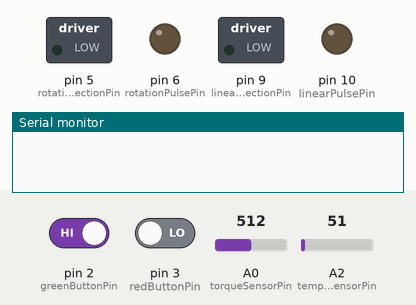
Recording of a sketch running on a simulated Arduino Uno, built with avr-gcc and run on an emulated ATmega328P. Parts: switched loads named in the sketch (green lamp = pin HIGH), output pins drawn as LEDs (lit = HIGH), the last lines printed to the serial monitor. Dashed ring = blinking. The test bench sets the inputs (shaded band); at power-on: pin 2 (greenButtonPin) HIGH, pin 3 (redButtonPin) LOW, A2 (temperatureSensorPin) = 51, A0 (torqueSensorPin) = 512.

Above: at 2.8 s.
2.9 s: pin 2 (greenButtonPin) driven LOW and pin 3 (redButtonPin) driven HIGH
At 4.7 s:
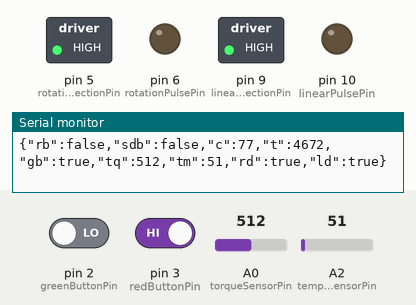
5.9 s: A2 (temperatureSensorPin) set to 95
8.9 s: A2 (temperatureSensorPin) set to 109
11.9 s: A0 (torqueSensorPin) set to 107
14.9 s: A0 (torqueSensorPin) set to 91
Timing chart, 0 to 18.9 s (numbered marks = the images above; inputs shaded):
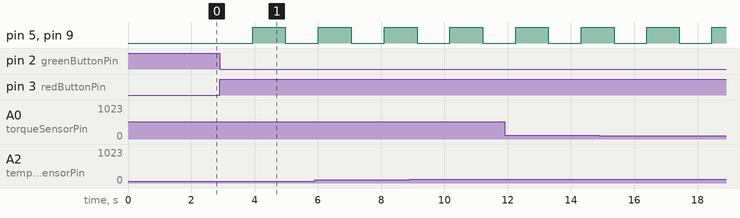

Measured:
- after the input at 2.9 s, pin 5 (rotationDirectionPin), pin 9 (linearDirectionPin): LOW → HIGH after 1.0 s, → LOW 1.0 s later

The sketch:

ArduinoFirmware.ino
```cpp
// Firmware for the Arduino Uno in the Lava Viscometer
// Fall 2023 Senior Design Project
// Michael Dodge II

#include "./RunExperiment.h"

#define greenButtonPin       2  // Digital pin for the green button
#define redButtonPin         3  // Digital pin for the red button
#define shutdownButtonPin    4  // Digital pin for the shutdown button
#define torqueSensorPin      A0 // Analog pin for the torque sensor
#define temperatureSensorPin A2 // Analog pin for the temperature sensor

#define rotationDirectionPin 5  // Digital PWM pin for the rotation motor's direction
#define rotationPulsePin     6  // Digital PWM pin for the rotation motor's motion
#define linearDirectionPin   9  // Digital PWM pin for the linear motor's direction
#define linearPulsePin       10 // Digital PWM pin for the linear motor's motion

#define rotationPulseRate 150 // Hertz
#define linearPulseRate   150 // Hertz

#define timeBetweenRotationDirectionToggles 1000 // Milliseconds
#define timeBetweenLinearDirectionToggles   1000 // Milliseconds

DynamicJsonDocument status(128);

void setup() {
  // Start serial port at given baudrate
  Serial.begin(38400);
  // Set pin modes
  pinMode(greenButtonPin, INPUT);
  pinMode(redButtonPin, INPUT);
  pinMode(shutdownButtonPin, INPUT);
  pinMode(torqueSensorPin, INPUT);
  pinMode(temperatureSensorPin, INPUT);
  pinMode(rotationDirectionPin, OUTPUT);
  pinMode(rotationPulsePin, OUTPUT);
  pinMode(linearDirectionPin, OUTPUT);
  pinMode(linearPulsePin, OUTPUT);
}

void loop() {
  if (!digitalRead(greenButtonPin)) {
    uint8_t experimentExitCode = runExperiment(
     greenButtonPin,
     redButtonPin,
     shutdownButtonPin,
     torqueSensorPin,
     temperatureSensorPin,
     rotationPulseRate,
     linearPulseRate,
     timeBetweenRotationDirectionToggles,
     timeBetweenLinearDirectionToggles,
     rotationDirectionPin,
     rotationPulsePin,
     linearDirectionPin,
     linearPulsePin
    );
    switch (experimentExitCode) {
      case 0: // red button
        break;
      case 1: // shutdown button
        while(true) {
          status["msg"] = "Shutdown pending.";
          serializeJson(status, Serial);
          delay(1000);
        }
      default: // unknown error
        while(true){
          Serial.println("Something bad happened.");
          delay(1000);
        }
    }
  }

}
```

RunExperiment.h
```cpp
#pragma once
#include "./ArduinoJson.h"
// Module to support the firmware for the Arduino Uno in the Lava Viscometer
// Fall 2023 Senior Design Project
// Michael Dodge II

uint8_t runExperiment(
  int greenButtonPin,
  int redButtonPin,
  int shutdownButtonPin,
  int torqueSensorPin,
  int temperatureSensorPin,
  int rotationPulseRate,
  int linearPulseRate,
  int timeBetweenRotationDirectionToggles,
  int timeBetweenLinearDirectionToggles,
  uint8_t rotationDirectionPin,
  uint8_t rotationPulsePin,
  uint8_t linearDirectionPin,
  uint8_t linearPulsePin) {
  /*
   * Returns 0 if terminated by red button
   * Returns 1 if terminated by unknown/error
   * Returns 2 if terminated by shutdown button
  */
  DynamicJsonDocument data(512);
  /*
   * unsigned 32-bit int c: the amount of cycles since the start of the operational period
   * float t: the amount of time since the start of the operational period
   * int gb: the boolean state of the digital pin for the green button
   * int rb: the boolean state of the digital pin for the red button
   * int sdb: the boolean state of the digital pin for the shutdown button
   * int tq: the raw analog (0-1023) value of the torque sensor
   * int tm: the raw analog (0-1023) value of the temperature sensor
  */
  uint32_t cycle = 0; // How many times the loop has completed
  bool rotationDirection = true; // CW when >= 0, CCW otherwise
  bool linearDirection = true;   // Forward when >= 0, Backward otherwise
  uint32_t lastRotationDirectionToggleTime, lastLinearDirectionToggleTime;
    /* Motor Direction Toggling */
    bool rotationDirectionHasResetThisPeriod = false;
    bool linearDirectionHasResetThisPeriod = false;
  data["rb"] = false;
  data["sdb"] = false;

  while (!data["rb"] && !data["sdb"]) {
    // Get current cycle and time stamp
    data["c"] = cycle;
    data["t"] = (uint32_t)millis();

    // Get state of buttons
    data["gb"] = !(bool)digitalRead(greenButtonPin);
    data["rb"] = !(bool)digitalRead(redButtonPin);
    //data["sdb"] = !(bool)digitalRead(shutdownButtonPin);

    // Get sensor values: raw 10-bit form (as the Pi is better-equipped for math)
    data["tq"] = (int)analogRead(torqueSensorPin);
    data["tm"] = (int)analogRead(temperatureSensorPin);


    // Rotation
    if (!rotationDirectionHasResetThisPeriod) {
      rotationDirection = !rotationDirection;
      rotationDirectionHasResetThisPeriod = true;
      lastRotationDirectionToggleTime = data["t"];
      digitalWrite(rotationDirectionPin, rotationDirection);
      data["rd"] = rotationDirection;
    }
    else if ((uint32_t)(data["t"]) - lastRotationDirectionToggleTime >= timeBetweenRotationDirectionToggles) {
      rotationDirectionHasResetThisPeriod = false;
    }

    // Linear
    if (!linearDirectionHasResetThisPeriod) {
      linearDirection = !linearDirection;
      linearDirectionHasResetThisPeriod = true;
      lastLinearDirectionToggleTime = data["t"];
      digitalWrite(linearDirectionPin, linearDirection);
      data["ld"] = linearDirection;
    }
    else{
      if ((uint32_t)(data["t"]) - lastLinearDirectionToggleTime >= timeBetweenLinearDirectionToggles) {
        linearDirectionHasResetThisPeriod = false;
      }
    }


    // Print to Serial Port
    serializeJson(data, Serial);
    Serial.print("\n");
    cycle += 1;
  }

  /* Shutdown Cases */
  if (static_cast<bool>(data["sdb"]) && false) {
    digitalWrite(rotationPulsePin, 0);
    digitalWrite(linearPulsePin, 0);
    return 1;
  }
  else if (static_cast<bool>(data["rb"])) {
    digitalWrite(rotationPulsePin, 0);
    digitalWrite(linearPulsePin, 0);
    return 0;
  }
  else {
    digitalWrite(rotationPulsePin, 0);
    digitalWrite(linearPulsePin, 0);
    return 2;
  }
}
```
